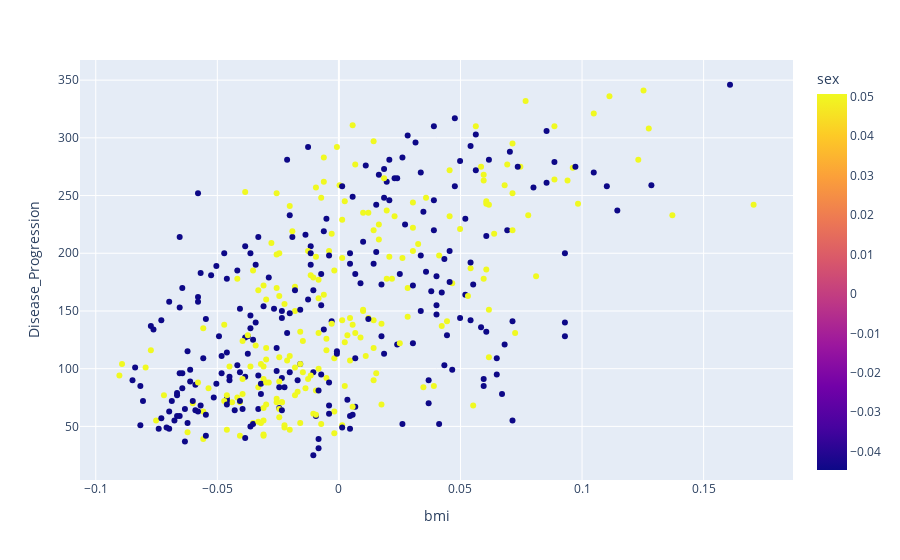

The notebook cell saved with this chart:
### Code cell
# Scatter plot 
fig = px.scatter(diabetes, x ='bmi', y ='Disease_Progression', color='sex', hover_data=['bp'])
fig.show()

### Figure 1 — Plotly figure (JSON) as saved in the notebook; plotly's stock layout.template omitted (floating-point values rounded to 4 significant figures; data arrays with more than 128 entries replaced by an {"elided": "..."} marker saying what was removed)
{"data": [{"customdata": {"elided": "442x1 float values"}, "hovertemplate": "bmi=%{x}<br>Disease_Progression=%{y}<br>bp=%{customdata[0]}<br>sex=%{marker.color}<extra></extra>", "legendgroup": "", "marker": {"color": {"elided": "442 float values"}, "coloraxis": "coloraxis", "symbol": "circle"}, "mode": "markers", "name": "", "orientation": "v", "showlegend": false, "type": "scatter", "x": {"elided": "442 float values"}, "xaxis": "x", "y": {"elided": "442 int values"}, "yaxis": "y"}], "layout": {"coloraxis": {"colorbar": {"title": {"text": "sex"}}, "colorscale": [[0, "#0d0887"], [0.1111, "#46039f"], [0.2222, "#7201a8"], [0.3333, "#9c179e"], [0.4444, "#bd3786"], [0.5556, "#d8576b"], [0.6667, "#ed7953"], [0.7778, "#fb9f3a"], [0.8889, "#fdca26"], [1, "#f0f921"]]}, "legend": {"tracegroupgap": 0}, "margin": {"t": 60}, "xaxis": {"anchor": "y", "domain": [0, 1], "title": {"text": "bmi"}}, "yaxis": {"anchor": "x", "domain": [0, 1], "title": {"text": "Disease_Progression"}}}}
